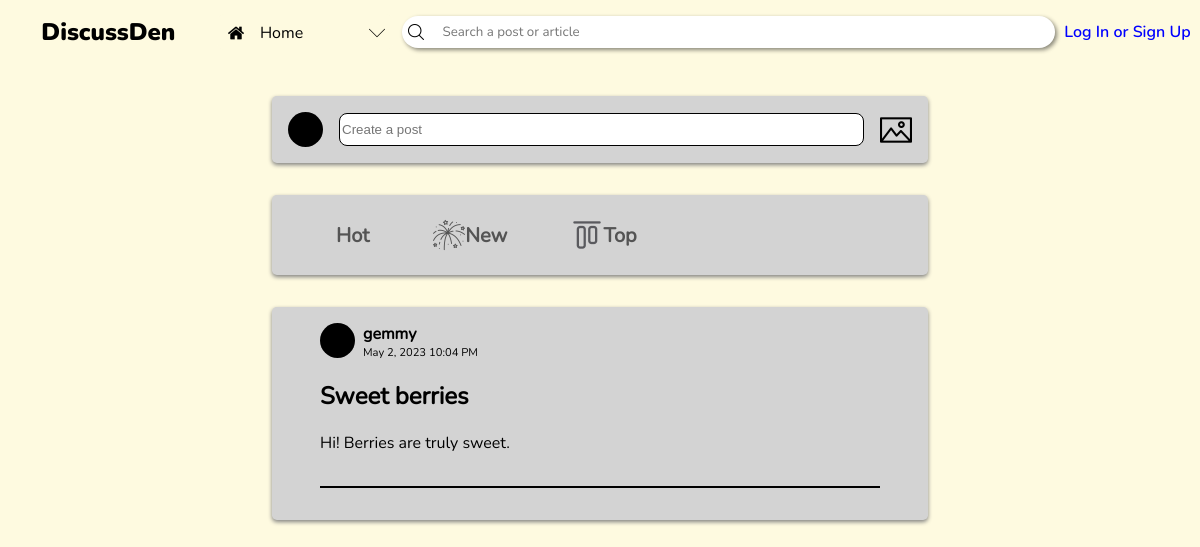
Page /home.php on the earlier database version.
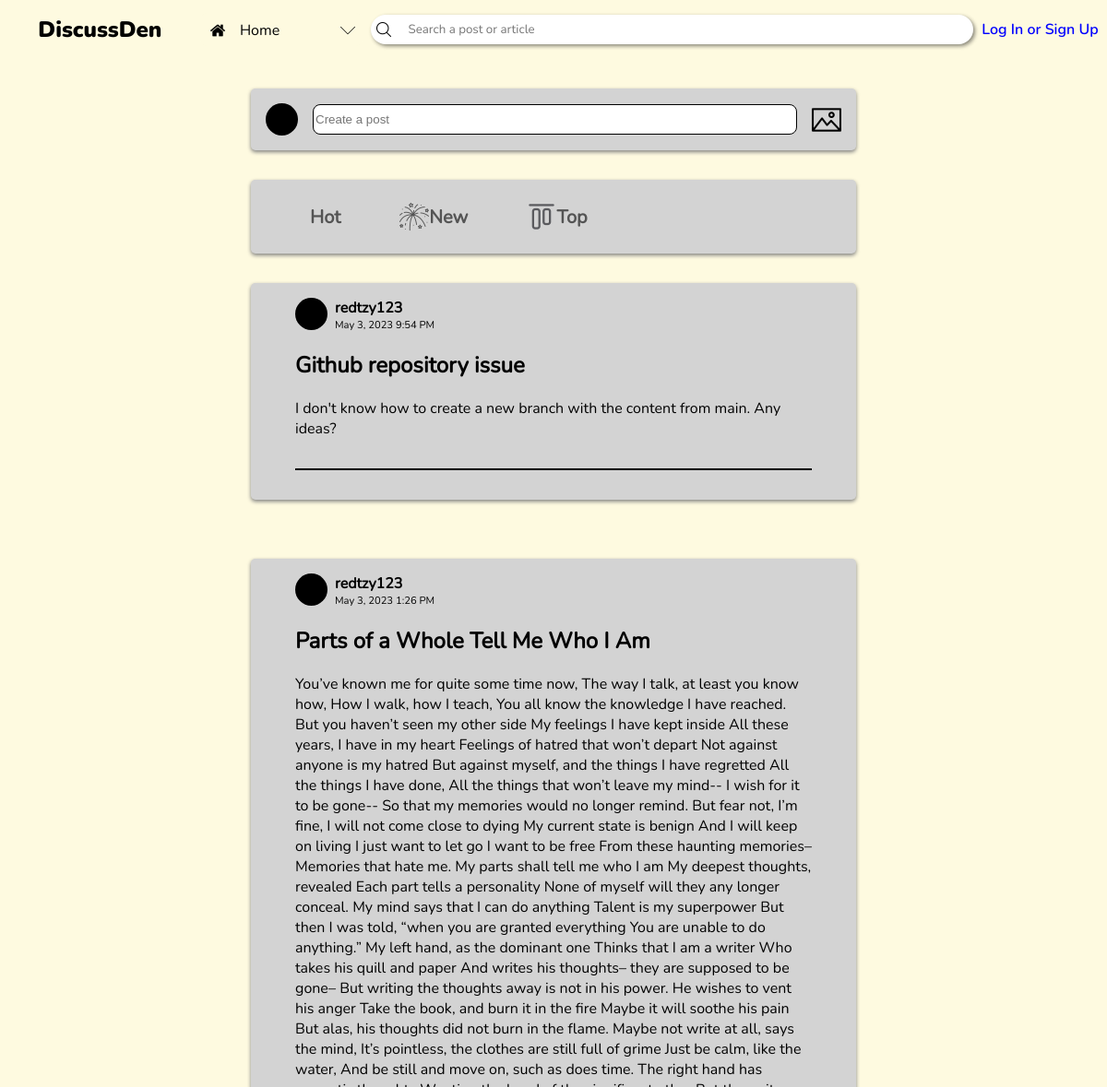
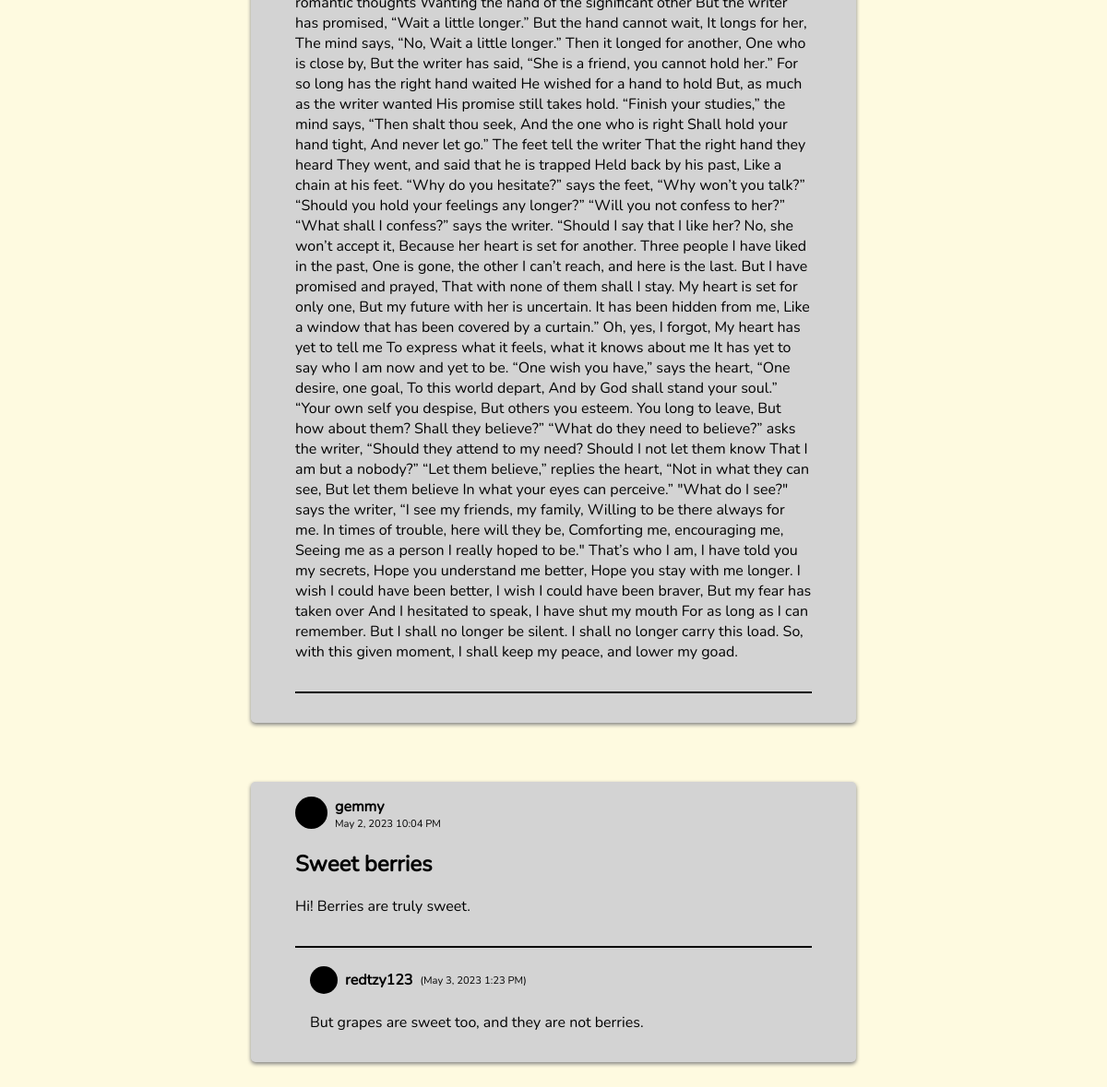
Same page on the later database version (2 pictures, top to bottom).
### tables this page shows
CREATE TABLE posts (id INTEGER PRIMARY KEY AUTOINCREMENT NOT NULL UNIQUE, user_id TEXT REFERENCES users (user_id) NOT NULL, title TEXT NOT NULL, content TEXT NOT NULL, date);

CREATE TABLE users (user_id INTEGER PRIMARY KEY AUTOINCREMENT, username TEXT UNIQUE NOT NULL, password TEXT NOT NULL, link TEXT NOT NULL);

CREATE TABLE comments (comment_id INTEGER PRIMARY KEY AUTOINCREMENT UNIQUE NOT NULL, post_id INTEGER REFERENCES posts (id) ON DELETE NO ACTION NOT NULL, name TEXT, content TEXT NOT NULL, date);

### home.php (the view, shortened to what this page needs)
<!DOCTYPE html>
<html lang="en">
<head>
    <link rel="stylesheet" href="header.css">
    <link rel="stylesheet" href="post-boxes.css">
</head>
<body>
    <?php include "header.php" ?>
    <div class="post-tab">
        <svg width=35 height=35>
            <circle cx=17.5 cy=17.5 r=17.5 fill=black/>
        </svg>
        <input type="text" placeholder="Create a post" onclick="window.location.href='create-a-post.php'">
        <img src="img/image.png" alt="" class="icon">
    </div>
    <div class="post-tab">
    <div class="group">
        <a href="#" class="reddit-button">
            <span class="txt-hot"><span>Hot</span></span>
        </a>
    </div>
    <div class="group">
        <a href="#" class="reddit-button">
            <img src="img/new.png" alt="" class="icon" />
            <span class="new"><span>New</span></span>
        </a>
    </div>
    <div class="group">
        <a href="#" class="reddit-button">
            <img src="img/top.png" alt="" class="icon" />
            <span class="top"><span>Top</span></span>
        </a>
    </div>
    </div>
    <section class="post-section">
    <?php
        $db_file = __DIR__ . '\forum_database.db';
        $db = new PDO('sqlite:' . $db_file);
        $stmt = $db -> prepare('SELECT * FROM posts');
        $stmt -> execute();
        $posts = $stmt -> fetchAll(PDO::FETCH_ASSOC);
        foreach ($posts as $post) {
            $stmt = $db -> prepare('SELECT * FROM users WHERE user_id = :userID');
            $stmt -> bindParam(':userID', $post['user_id'], PDO::PARAM_INT);
            $stmt -> execute();
            $post_user = $stmt -> fetch(PDO::FETCH_ASSOC);
            echo    '<div class="post-container">
                        <div class="post-user">
                            <svg width=35 height=35>
                                <circle cx=17.5 cy=17.5 r=17.5 fill=black/>
                            </svg>
                            <h4 class="username">' . $post_user['username'] . '</h4>
                            <p>' . $post['date'] . '</p>
                        </div>
                        <div class="post-content">
                            <h2>' . $post['title'] . '</h2>
                            <p>' . $post['content'] . '</p>
                        </div><hr>';
            $stmt = $db -> prepare('SELECT * FROM comments WHERE post_id = :post_id');
            $stmt -> bindParam(':post_id', $post['id'], PDO::PARAM_INT);
            $stmt -> execute();
            $comments = $stmt -> fetchAll(PDO::FETCH_ASSOC);
            foreach ($comments as $comment) {
                echo    '<div class="comment-container">
                            <div>
                                <svg width=30 height=30>
                                    <circle cx=15 cy=15 r=15 fill=black/>
                                </svg>
                                <h4 class="username">' . $comment['name'] . '</h4>
                                <p>(' . $comment['date'] . ')</p>
                            </div>
                            <p>' . $comment['content'] . '</p>
                        </div>';
            }
            echo '
                    <form method="post" action="add_comment.php" class="comment-box">
                        <input type="hidden" name="post_id" value="' . $post['id'] . '">
                ';
            echo '</form></div>';
        }
    ?>
    </section>
</body>
</html>

### header.php (shortened to what this page needs)
<header>
    <h2>DiscussDen</h2>
    <div id="tab-box" tabindex=0>
        <?php
            if ($_SERVER['PHP_SELF'] == '/CCS222-Project/home.php') {
                echo '
                <div class="tab-option" first-option tabindex=-1>
                    <img src="img/home.png" alt="" class="icon">
                    <p>Home</p>
                </div>
                <div class="tab-option" onclick="window.location.href=\'communities.php\'" tabindex=-1>
                    <img src="img/add.png" alt="" class="icon">
                    <p>Communities</p>
                </div>
                <div class="tab-option" onclick="window.location.href=\'trending.php\'" tabindex=-1>
                    <img src="img/trend.png" alt="" class="icon">
                    <p>Trending</p>
                </div>
                ';
            }
        ?>
        <img src="img/drop down.png" alt="" class="dropdown icon">
    </div>
    <form action="" method="post" id="searchbar">
        <img src="img/search.png" alt="" class="icon">
        <input name="search" type="search" placeholder="Search a post or article" autocomplete="off" tabindex=0>
    </form>
    <?php if(isset($_SESSION['username'])) {
        echo '
        <div id="user-btn" tabindex=0>
            <svg width=50 height=50>
                <circle cx=25 cy=25 r=25 fill=black />
            </svg>
            <p class="username">' . $_SESSION['username'] . '</p>
            <div class="tab-option" name="logout" tabindex=-1>
                <img src="img/add.png" alt="" class="icon">
                <p>Log out</p>
            </div>
        </div>
        ';
    } else {
        echo '<a href="login.php" tabindex=3>Log In or Sign Up</a>';
    } ?>
</header>

### header.css (style rules this page uses)
body { --dark-color-1: #283618; --dark-color-2: #606c38; --medium-color: #bc6c25; --light-color-1: #dda15e; --light-color-2: #fefae0; background-color: var(--light-color-2); margin: 0; overflow-y: overlay; }
header { height: 4rem; display: flex; justify-content: space-evenly; align-items: center; }
header h2, header p { user-select: none; }
header > h2 { font-family: nunito-black; margin: 0 2rem; }
.icon { width: 1rem; }
#tab-box { background-color: var(--light-color-2); align-self: flex-start; margin-top: 0.85rem; position: relative; display: flex; flex-direction: column; width: 11rem; border-radius: 0.5rem; max-height: 2.25rem; overflow: hidden; outline: solid 2px transparent; outline-offset: -2px; transition: 400ms cubic-bezier(0.445, 0.05, 0.55, 0.95); }
.tab-option { padding: 0.5em 0.7em; display: flex; align-items: center; }
.tab-option > img { object-fit: contain; }
.tab-option > p { margin: 0; margin-left: 1rem; font-family: nunito-reg; }
.dropdown.icon { position: absolute; right: 0.5rem; top: 0.7rem; align-self: center; }
#searchbar { display: flex; align-items: center; background-color: white; border-radius: 2rem; box-shadow: 2px 2px 4px #0007; padding: 0.4rem; width: 40rem; position: relative; isolation: isolate; }
#searchbar > input { background: none; border: none; outline: none; width: 100%; margin-left: 1rem; font-family: nunito-reg; color: black; }
a[href="login.php"] { font-family: nunito-semibold; color: blue; text-decoration: none; }

### post-boxes.css (style rules this page uses)
h4.username { margin: 0; margin-inline: 0.5rem; }
.post-tab { width: calc(100% - 36rem); background-color: lightgray; display: flex; align-items: center; margin: 2rem auto 0; padding: 1rem; border-radius: 0.3rem; box-shadow: 0 2px 4px 0 gray; font-family: nunito-reg; }
.post-tab input { flex-grow: 1; background-color: white; height: 1.8rem; margin-inline: 1rem; border-radius: 0.5rem; border: 1px solid; }
.post-tab img { width: 2rem; }
.group { margin-right: 2rem; font-style: bold; font-weight: 800; font-size: 20px; }
.reddit-button { padding: 8px 16px; border-radius: 4px; cursor: pointer; text-decoration: none; color: inherit; opacity: 0.6; transition: opacity 0.3s, border-color 0.3s; display: flex; align-items: center; }
.post-section { width: calc(100% - 30rem); display: flex; flex-direction: column-reverse; margin-inline: auto; }
.post-container { background-color: lightgray; display: flex; flex-direction: column; margin: 2rem; padding: 1rem 3rem; border-radius: 0.3rem; box-shadow: 0 2px 4px 0 gray; font-family: nunito-reg; }
.post-container hr { border: none; width: 100%; height: 2px; background-color: black; margin-block: 1rem; }
.post-user { display: grid; grid-template-rows: auto auto; grid-template-columns: auto auto; width: fit-content; }
.post-user * { grid-column: 2; margin: 0; }
.post-user svg { grid-column: 1; grid-row: 1 / span 2; }
.post-user p { font-size: 0.7rem; margin-left: 0.5rem; }
.comment-container { margin-left: 1rem; }
.comment-container div { display: flex; align-items: center; }
.comment-container div p { font-size: 0.7rem; }

Differences in the rows shown:
added comments: name "redtzy123", date "May 3, 2023 1:23 PM", content "But grapes are sweet too, and they are not berries.", shown under posts "Sweet berries"
added posts: user.username "redtzy123", date "May 3, 2023 1:26 PM", title "Parts of a Whole Tell Me Who I Am", content "You’ve known me for quite some time now, The way I talk, at least you know how, How I walk, how I teach, You all know the knowledge I have reached. But you haven’t seen my other side My feelings I have kept inside All these years, I have in my heart Feelings of hatred that won’t depart Not against anyone is my hatred But against myself, and the things I have regretted All the things I have done, All the things that won’t leave my mind-- I wish for it to be gone-- So that my memories would no longer remind. But fear not, I’m fine, I will not come close to dying My current state is benign And I will keep on living I just want to let go I want to be free From these haunting memories– Memories…"
added posts: user.username "redtzy123", date "May 3, 2023 9:54 PM", title "Github repository issue", content "I don't know how to create a new branch with the content from main. Any ideas?"
